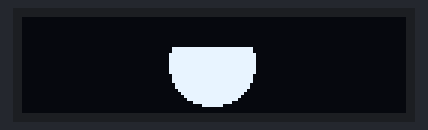
Recording of a sketch running on a simulated Arduino Uno, built with avr-gcc and run on an emulated ATmega328P. Shown: 128×32 one-colour display. The display library's start-up logo is not drawn.

Above: at 3.1 s.

Measured:
- what the display in image 0 shows lasts 1.5 s, from 3.1 s to 4.6 s

The sketch:

Toy.ino
```cpp
static const char PROGMEM eye[]={
  0x00, 0x00, 0x00, 0x00, 0x00, 0x0f, 0xe0, 0x00, 0x00, 0x7f, 0xfc, 0x00, 0x01, 0xff, 0xff, 0x00,
  0x03, 0xff, 0xff, 0x80, 0x07, 0xff, 0xff, 0xc0, 0x0f, 0xff, 0xff, 0xe0, 0x1f, 0xff, 0xff, 0xf0,
  0x1f, 0xff, 0xff, 0xf0, 0x3f, 0xff, 0xff, 0xf8, 0x3f, 0xff, 0xff, 0xf8, 0x3f, 0xff, 0xff, 0xf8,
  0x7f, 0xff, 0xff, 0xfc, 0x7f, 0xff, 0xff, 0xfc, 0x7f, 0xff, 0xff, 0xfc, 0x7f, 0xff, 0xff, 0xfc,
  0x7f, 0xff, 0xff, 0xfc, 0x7f, 0xff, 0xff, 0xfc, 0x7f, 0xff, 0xff, 0xfc, 0x3f, 0xff, 0xff, 0xf8,
  0x3f, 0xff, 0xff, 0xf8, 0x3f, 0xff, 0xff, 0xf8, 0x1f, 0xff, 0xff, 0xf0, 0x1f, 0xff, 0xff, 0xf0,
  0x0f, 0xff, 0xff, 0xe0, 0x07, 0xff, 0xff, 0xc0, 0x03, 0xff, 0xff, 0x80, 0x01, 0xff, 0xff, 0x00,
  0x00, 0x7f, 0xfc, 0x00, 0x00, 0x0f, 0xe0, 0x00, 0x00, 0x00, 0x00, 0x00, 0x00, 0x00, 0x00, 0x00
};

static const char PROGMEM eye1[]={
  0x00, 0x00, 0x00, 0x00, 0x00, 0x00, 0x00, 0x00, 0x00, 0x00, 0x00, 0x00, 0x00, 0x00, 0x00, 0x00,
  0x00, 0x00, 0x00, 0x00, 0x07, 0xff, 0xff, 0xc0, 0x0f, 0xff, 0xff, 0xe0, 0x1f, 0xff, 0xff, 0xf0,
  0x1f, 0xff, 0xff, 0xf0, 0x3f, 0xff, 0xff, 0xf8, 0x3f, 0xff, 0xff, 0xf8, 0x3f, 0xff, 0xff, 0xf8,
  0x7f, 0xff, 0xff, 0xfc, 0x7f, 0xff, 0xff, 0xfc, 0x7f, 0xff, 0xff, 0xfc, 0x7f, 0xff, 0xff, 0xfc,
  0x7f, 0xff, 0xff, 0xfc, 0x7f, 0xff, 0xff, 0xfc, 0x7f, 0xff, 0xff, 0xfc, 0x3f, 0xff, 0xff, 0xf8,
  0x3f, 0xff, 0xff, 0xf8, 0x3f, 0xff, 0xff, 0xf8, 0x1f, 0xff, 0xff, 0xf0, 0x1f, 0xff, 0xff, 0xf0,
  0x0f, 0xff, 0xff, 0xe0, 0x07, 0xff, 0xff, 0xc0, 0x03, 0xff, 0xff, 0x80, 0x00, 0x00, 0x00, 0x00,
  0x00, 0x00, 0x00, 0x00, 0x00, 0x00, 0x00, 0x00, 0x00, 0x00, 0x00, 0x00, 0x00, 0x00, 0x00, 0x00
};

static const char PROGMEM eye2[]={
  0x00, 0x00, 0x00, 0x00, 0x00, 0x00, 0x00, 0x00, 0x00, 0x00, 0x00, 0x00, 0x00, 0x00, 0x00, 0x00,
  0x00, 0x00, 0x00, 0x00, 0x00, 0x00, 0x00, 0x00, 0x00, 0x00, 0x00, 0x00, 0x00, 0x00, 0x00, 0x00,
  0x00, 0x00, 0x00, 0x00, 0x3f, 0xff, 0xff, 0xf8, 0x3f, 0xff, 0xff, 0xf8, 0x3f, 0xff, 0xff, 0xf8,
  0x7f, 0xff, 0xff, 0xfc, 0x7f, 0xff, 0xff, 0xfc, 0x7f, 0xff, 0xff, 0xfc, 0x7f, 0xff, 0xff, 0xfc,
  0x7f, 0xff, 0xff, 0xfc, 0x7f, 0xff, 0xff, 0xfc, 0x7f, 0xff, 0xff, 0xfc, 0x3f, 0xff, 0xff, 0xf8,
  0x3f, 0xff, 0xff, 0xf8, 0x3f, 0xff, 0xff, 0xf8, 0x1f, 0xff, 0xff, 0xf0, 0x00, 0x00, 0x00, 0x00,
  0x00, 0x00, 0x00, 0x00, 0x00, 0x00, 0x00, 0x00, 0x00, 0x00, 0x00, 0x00, 0x00, 0x00, 0x00, 0x00,
  0x00, 0x00, 0x00, 0x00, 0x00, 0x00, 0x00, 0x00, 0x00, 0x00, 0x00, 0x00, 0x00, 0x00, 0x00, 0x00
};

static const char PROGMEM eye3[]={
  0x00, 0x00, 0x00, 0x00, 0x00, 0x00, 0x00, 0x00, 0x00, 0x00, 0x00, 0x00, 0x00, 0x00, 0x00, 0x00,
  0x00, 0x00, 0x00, 0x00, 0x00, 0x00, 0x00, 0x00, 0x00, 0x00, 0x00, 0x00, 0x00, 0x00, 0x00, 0x00,
  0x00, 0x00, 0x00, 0x00, 0x00, 0x00, 0x00, 0x00, 0x00, 0x00, 0x00, 0x00, 0x00, 0x00, 0x00, 0x00,
  0x7f, 0xff, 0xff, 0xfc, 0x7f, 0xff, 0xff, 0xfc, 0x7f, 0xff, 0xff, 0xfc, 0x7f, 0xff, 0xff, 0xfc,
  0x7f, 0xff, 0xff, 0xfc, 0x7f, 0xff, 0xff, 0xfc, 0x00, 0x00, 0x00, 0x00, 0x00, 0x00, 0x00, 0x00,
  0x00, 0x00, 0x00, 0x00, 0x00, 0x00, 0x00, 0x00, 0x00, 0x00, 0x00, 0x00, 0x00, 0x00, 0x00, 0x00,
  0x00, 0x00, 0x00, 0x00, 0x00, 0x00, 0x00, 0x00, 0x00, 0x00, 0x00, 0x00, 0x00, 0x00, 0x00, 0x00,
  0x00, 0x00, 0x00, 0x00, 0x00, 0x00, 0x00, 0x00, 0x00, 0x00, 0x00, 0x00, 0x00, 0x00, 0x00, 0x00
};

static const char PROGMEM eye4[]={
  0x00, 0x00, 0x00, 0x00, 0x00, 0x00, 0x00, 0x00, 0x00, 0x00, 0x00, 0x00, 0x00, 0x00, 0x00, 0x00,
  0x00, 0x00, 0x00, 0x00, 0x00, 0x00, 0x00, 0x00, 0x00, 0x00, 0x00, 0x00, 0x00, 0x00, 0x00, 0x00,
  0x00, 0x00, 0x00, 0x00, 0x00, 0x00, 0x00, 0x00, 0x00, 0x00, 0x00, 0x00, 0x00, 0x00, 0x00, 0x00,
  0x00, 0x00, 0x00, 0x00, 0x00, 0x00, 0x00, 0x00, 0x00, 0x00, 0x00, 0x00, 0x00, 0x00, 0x00, 0x00,
  0x00, 0x00, 0x00, 0x00, 0x00, 0x00, 0x00, 0x00, 0x00, 0x00, 0x00, 0x00, 0x00, 0x00, 0x00, 0x00,
  0x00, 0x00, 0x00, 0x00, 0x00, 0x00, 0x00, 0x00, 0x00, 0x00, 0x00, 0x00, 0x00, 0x00, 0x00, 0x00,
  0x00, 0x00, 0x00, 0x00, 0x00, 0x00, 0x00, 0x00, 0x00, 0x00, 0x00, 0x00, 0x00, 0x00, 0x00, 0x00,
  0x00, 0x00, 0x00, 0x00, 0x00, 0x00, 0x00, 0x00, 0x00, 0x00, 0x00, 0x00, 0x00, 0x00, 0x00, 0x00
};

#include <SPI.h>
#include <Wire.h>
#include <Adafruit_GFX.h>
#include <Adafruit_SSD1306.h>

#define SCREEN_WIDTH 128 // OLED display width, in pixels
#define SCREEN_HEIGHT 32 // OLED display height, in pixels

#define EYE_HEIGHT   32
#define EYE_WIDTH    32
#define OLED_RESET     4
Adafruit_SSD1306 display(SCREEN_WIDTH, SCREEN_HEIGHT, &Wire, OLED_RESET);

void eyePosition(int frame, int delta) {

  char *which;

  switch(frame){
    case 0:
      which = eye;
      break;
    case 1:
      which = eye1;
      break;
    case 2:
      which = eye2;
      break;
    case 3:
      which = eye3;
      break;
    default:
      which = eye4;
      break;
  }

  display.clearDisplay();

  display.drawBitmap(
   delta+((display.width()  - EYE_WIDTH ) / 2),
   (display.height() - EYE_HEIGHT) / 2,
   which, //Which asset
   EYE_WIDTH,
   EYE_HEIGHT,
  1);

   //  display.invertDisplay(true);
  display.display();
}

void eyeTired(int delta, int upset){

  int drop = 10;//((float)(upset / 100)*(EYE_HEIGHT/2));

  eyePosition(0,delta);
  display.fillRect(
    delta+((display.width()  - EYE_WIDTH ) / 2), //x
   (display.height() - EYE_HEIGHT) / 2, //y
   EYE_WIDTH,
   drop,
   0x0
    );
    display.display();
}

void eyeBlink(int delta){

  eyePosition(0,delta);
  delay(20);
  eyePosition(1,delta);
  delay(20);
  eyePosition(2,delta);
  delay(20);
  eyePosition(3,delta);
  delay(20);
  eyePosition(4,delta);
  delay(20);
  eyePosition(3,delta);
  delay(20);
  eyePosition(2,delta);
  delay(20);
  eyePosition(1,delta);
  delay(20);
  eyePosition(0,delta);
  delay(20);
}

void eyeLookAround(int amp){
  int stp = 3;
  for(int i = 0; i< 360+stp;i+=stp){
    float x = (float)i/360*2*PI ;
    eyePosition(0,amp*sin(x));
    Serial.println( sin(x) );
    delay(10);
  }
}

void setup() {
  Serial.begin(9600); // set the baud rate

  // SSD1306_SWITCHCAPVCC = generate display voltage from 3.3V internally
  if(!display.begin(SSD1306_SWITCHCAPVCC, 0x3C)) { // Address 0x3C for 128x32
    Serial.println(F("SSD1306 allocation failed"));
    for(;;); // Don't proceed, loop forever
  }

  // Show initial display buffer contents on the screen --
  // the library initializes this with an Adafruit splash screen.
  display.display();
  delay(2000); // Pause for 2 seconds
}

void loop() {

//  eyeBlink(0);
//  delay(200);
//  eyeBlink(0);
//  delay(500);
//  eyeBlink(0);
//  delay(2000);
//  eyeLookAround(30);
  delay(1000);
  for (int i = 0;i<1;i++){
    eyeTired(0,i);
    delay(500);
  }

//  char inByte = ' ';
//  if(Serial.available()){ // only send data back if data has been sent
//    char inByte = Serial.read(); // read the incoming data
//    Serial.println(inByte); // send the data back in a new line so that it is not all one long line
//  }
//  delay(100); // delay for 1/10 of a second
}
```
